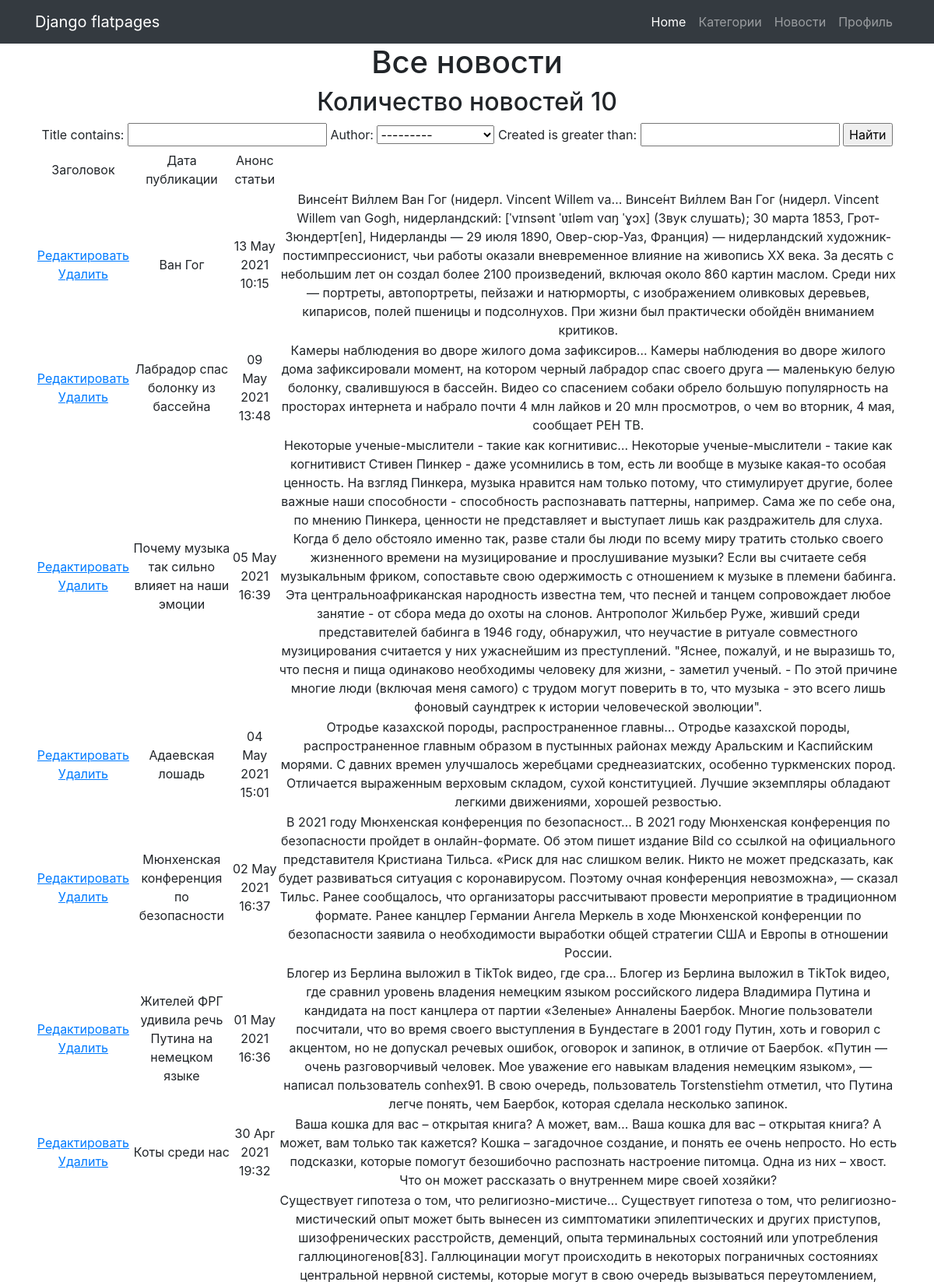
Page /news/ (upper part) on the committed database.
### news/models.py (models this page shows, shortened)
class Post(models.Model):
    author = models.ForeignKey(Author, on_delete = models.CASCADE)
    news = 'N'
    article = 'A'
    types = (
        (news, 'новость'),
        (article, 'статья')
    )
    post_type = models.CharField(max_length=1, choices=types, default=news)
    created = models.DateTimeField(auto_now_add=True, editable=False)
    category = models.ManyToManyField(Category, through='PostCategory', related_name='posts')
    title = models.CharField(max_length=150)
    text = models.TextField()
    rating = models.IntegerField(default=0)

### news/views.py (the view)
# urls.py: path('', Posts.as_view()),
class Posts(ListView):
    model = Post
    template_name = 'posts.html'
    context_object_name = 'posts'
    ordering = ['-created']
    paginate_by = 10
    def get_context_data(self, **kwargs): # забираем отфильтрованные объекты переопределяя метод get_context_data у наследуемого класса (привет полиморфизм, мы скучали!!!)
        context = super().get_context_data(**kwargs)
        context['filter'] = PostFilter(self.request.GET, queryset=self.get_queryset()) # вписываем наш фильтр в контекст
        return context

### news/templatetags/custom_filters.py (called while the page is built)
@register.filter(name='rude')
def clean_text(value):
    for word in value.split():
        if word in STOP_LIST:
            value = value.replace(word,'***')
    return value

### templates/posts.html (shortened to what this page needs)
{% extends 'flatpages/default.html' %}
{% load custom_filters %}
{% block content %}
<h1>Все новости</h1>
<h2>Количество новостей {{ posts|length }} </h2>
<form method="GET">
    {{ filter.form }}
    <input type="submit" value="Найти">
</form>
<table>
    <tr>
        <td>
            Заголовок
        </td>
        <td>
            Дата публикации
        </td>
        <td>
            Анонс статьи
        </td>
    </tr>
    {% for post in filter.qs %}
    <tr>
         <td>
            <a href="{% url 'news_add' post.id %}"><u>Редактировать</u></a>
            <a href="{% url 'news_delete' post.id %}"><u> Удалить </u></a>
        </td>
        <td>
            {{ post.title|rude }}
        </td>
        <td>
            {{ post.created|date:'d M Y H:i' }}
        </td>
        <td>
            {{ post.text|truncatechars:50 }} {{ post.text|rude }}
        </td>
    </tr>
    {% endfor %}
</table>
{% endblock content %}

### templates/flatpages/default.html (shortened to what this page needs)
{% load static %}
<!DOCTYPE html>
<html lang="en">
<head>
  <link href="{% static 'vendor/bootstrap/css/bootstrap.min.css' %}" rel="stylesheet">
</head>
<body>
  <nav class="navbar navbar-expand-lg navbar-dark bg-dark static-top">
    <div class="container">
      <a class="navbar-brand" href="#">Django flatpages</a>
      <div class="collapse navbar-collapse" id="navbarResponsive">
        <ul class="navbar-nav ml-auto">
          <li class="nav-item active">
            <a class="nav-link" href="#">Home
            </a>
          </li>
          <li class="nav-item">
            <a class="nav-link" href="categories/">Категории</a>
          </li>
          <li class="nav-item">
            <a class="nav-link" href="/news/">Новости</a>
          </li>
          <li class="nav-item">
            <a class="nav-link" href="/accounts/">Профиль</a>
          </li>
        </ul>
      </div>
    </div>
  </nav>
  <div class="container">
    <div class="row">
      <div class="col-lg-12 text-center">
       {% block content %}{% endblock content %}
      </div>
    </div>
  </div>
</body>
</html>

### rows in the picture
Post: title|rude "Ван Гог", created "13 May 2021 10:15", text "Винсе́нт Ви́ллем Ван Гог (нидерл. Vincent Willem va…", text|rude "Винсе́нт Ви́ллем Ван Гог (нидерл. Vincent Willem van Gogh, нидерландский: [ˈvɪnsənt ˈʋɪləm vɑŋ ˈɣɔx] (Звук слушать); 30 марта 1853, Грот-Зюндерт[en], Нидерланды — 29 июля 1890, Овер-сюр-Уаз, Франция) — нидерландский художник-постимпрессионист, чьи работы оказали вневременное влияние на живопись XX века. За десять с небольшим лет он создал более 2100 произведений, включая около 860 картин маслом. Среди них — портреты, автопортреты, пейзажи и натюрморты, с изображением оливковых деревьев, кипарисов, полей пшеницы и подсолнухов. При жизни был практически обойдён вниманием критиков."
Post: title|rude "Лабрадор спас болонку из бассейна", created "09 May 2021 13:48", text "Камеры наблюдения во дворе жилого дома зафиксиров…", text|rude "Камеры наблюдения во дворе жилого дома зафиксировали момент, на котором черный лабрадор спас своего друга — маленькую белую болонку, свалившуюся в бассейн. Видео со спасением собаки обрело большую популярность на просторах интернета и набрало почти 4 млн лайков и 20 млн просмотров, о чем во вторник, 4 мая, сообщает РЕН ТВ."
Post: title|rude "Почему музыка так сильно влияет на наши эмоции", created "05 May 2021 16:39", text "Некоторые ученые-мыслители - такие как когнитивис…", text|rude "Некоторые ученые-мыслители - такие как когнитивист Стивен Пинкер - даже усомнились в том, есть ли вообще в музыке какая-то особая ценность. На взгляд Пинкера, музыка нравится нам только потому, что стимулирует другие, более важные наши способности - способность распознавать паттерны, например. Сама же по себе она, по мнению Пинкера, ценности не представляет и выступает лишь как раздражитель для слуха. Когда б дело обстояло именно так, разве стали бы люди по всему миру тратить столько своего жизненного времени на музицирование и прослушивание музыки? Если вы считаете себя музыкальным фриком, сопоставьте свою одержимость с отношением к музыке в племени бабинга. Эта центральноафриканская…"
Post: title|rude "Адаевская лошадь", created "04 May 2021 15:01", text "Отродье казахской породы, распространенное главны…", text|rude "Отродье казахской породы, распространенное главным образом в пустынных районах между Аральским и Каспийским морями. С давних времен улучшалось жеребцами среднеазиатских, особенно туркменских пород. Отличается выраженным верховым складом, сухой конституцией. Лучшие экземпляры обладают легкими движениями, хорошей резвостью."
Post: title|rude "Мюнхенская конференция по безопасности", created "02 May 2021 16:37", text "В 2021 году Мюнхенская конференция по безопасност…", text|rude "В 2021 году Мюнхенская конференция по безопасности пройдет в онлайн-формате. Об этом пишет издание Bild со ссылкой на официального представителя Кристиана Тильса. «Риск для нас слишком велик. Никто не может предсказать, как будет развиваться ситуация с коронавирусом. Поэтому очная конференция невозможна», — сказал Тильс. Ранее сообщалось, что организаторы рассчитывают провести мероприятие в традиционном формате. Ранее канцлер Германии Ангела Меркель в ходе Мюнхенской конференции по безопасности заявила о необходимости выработки общей стратегии США и Европы в отношении России."
Post: title|rude "Жителей ФРГ удивила речь Путина на немецком языке", created "01 May 2021 16:36", text "Блогер из Берлина выложил в TikTok видео, где сра…", text|rude "Блогер из Берлина выложил в TikTok видео, где сравнил уровень владения немецким языком российского лидера Владимира Путина и кандидата на пост канцлера от партии «Зеленые» Анналены Баербок. Многие пользователи посчитали, что во время своего выступления в Бундестаге в 2001 году Путин, хоть и говорил с акцентом, но не допускал речевых ошибок, оговорок и запинок, в отличие от Баербок. «Путин — очень разговорчивый человек. Мое уважение его навыкам владения немецким языком», — написал пользователь conhex91. В свою очередь, пользователь Torstenstiehm отметил, что Путина легче понять, чем Баербок, которая сделала несколько запинок."
Post: title|rude "Коты среди нас", created "30 Apr 2021 19:32", text "Ваша кошка для вас – открытая книга? А может, вам…", text|rude "Ваша кошка для вас – открытая книга? А может, вам только так кажется? Кошка – загадочное создание, и понять ее очень непросто. Но есть подсказки, которые помогут безошибочно распознать настроение питомца. Одна из них – хвост. Что он может рассказать о внутреннем мире своей хозяйки?"
Post: text "Существует гипотеза о том, что религиозно-мистиче…"

### other values in the picture
{{ posts|length }} "10"
